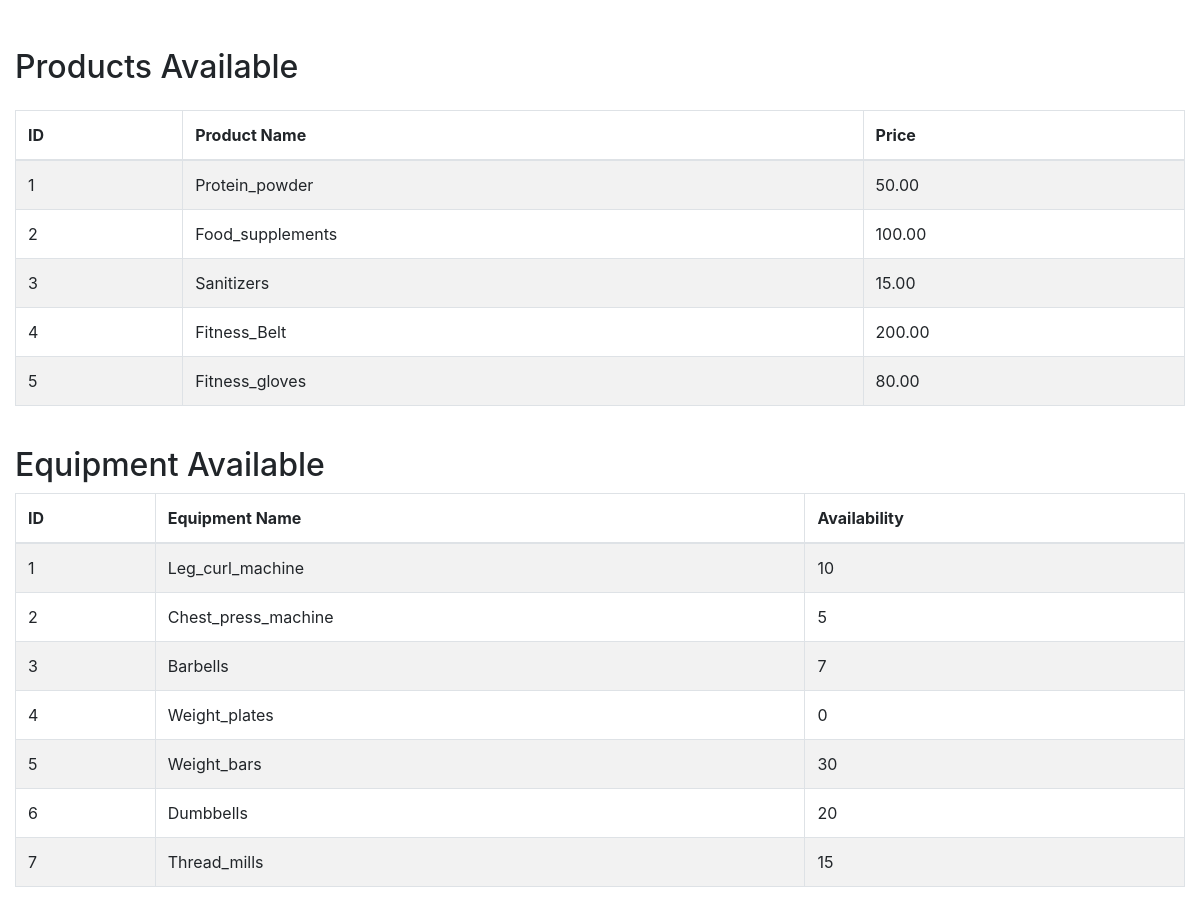
Page /equipment_page.php on the earlier database version.
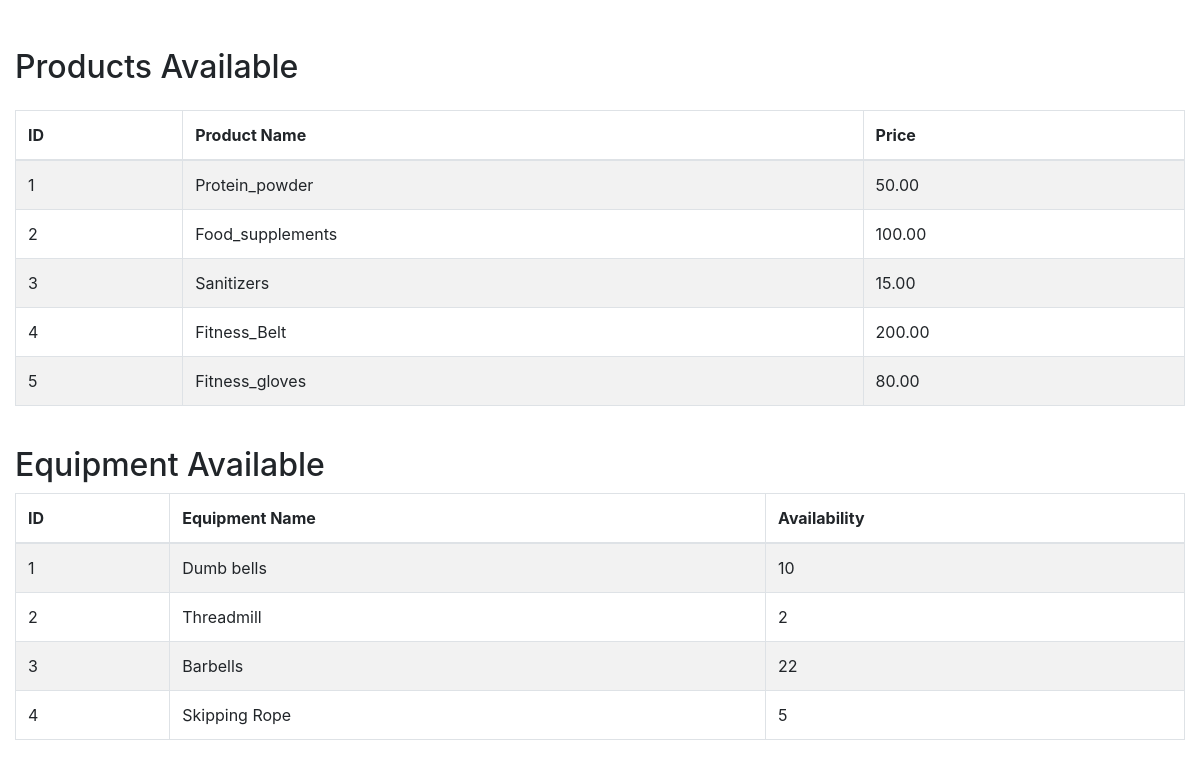
Same page on the later database version.
### tables this page shows
CREATE TABLE `products` (
  `prod_id` int(11) NOT NULL,
  `prod_name` varchar(50) NOT NULL,
  `availablity` int(3) DEFAULT NULL,
  `price` decimal(5,2) NOT NULL
);

CREATE TABLE `equipment` (
  `equip_id` int(11) NOT NULL,
  `equip_name` varchar(60) DEFAULT NULL,
  `availability` int(11) DEFAULT NULL
);

### equipment_page.php (the view, shortened to what this page needs)
<!DOCTYPE html>
<html lang="en">
<head>
    <link rel="stylesheet" href="https://stackpath.bootstrapcdn.com/bootstrap/4.5.2/css/bootstrap.min.css">
    <link rel="stylesheet" href="https://maxcdn.bootstrapcdn.com/font-awesome/4.7.0/css/font-awesome.min.css">
    <link rel="stylesheet" hrefr="Homepage.css">
</head>
<body>
<div class="wrapper" >
        <div class="container-fluid">
            <div class="row">
                <div class="col-md-12">
                    <div class="mt-5 mb-3 clearfix">
                        <h2 class="pull-left">Products Available</h2>
                    </div>
                    <?php
                    require_once "config.php";
                    $sql = "SELECT * FROM products";
                    if($result = mysqli_query($link, $sql)){
                        if(mysqli_num_rows($result) > 0){
                            echo '<table class="table table-bordered table-striped">';
                                echo "<thead>";
                                    echo "<tr>";
                                        echo "<th>ID</th>";
                                        echo "<th>Product Name</th>";
                                        echo "<th>Price</th>";
                                    echo "</tr>";
                                echo "</thead>";
                                echo "<tbody>";
                                while($row = mysqli_fetch_array($result)){
                                    echo "<tr>";
                                        echo "<td>" . $row['prod_id'] . "</td>";
                                        echo "<td>" . $row['prod_name'] . "</td>";
                                        echo "<td>" . $row['price'] . "</td>";
                                    echo "</tr>";
                                }
                                echo "</tbody>";
                            echo "</table>";
                        } else{
                            echo '<div class="alert alert-danger"><em>No records were found.</em></div>';
                        }
                    } else{
                        echo "Oops! Something went wrong. Please try again later.";
                    }
                    ?>
                    <br>
                    <h2 class="pull-left">Equipment Available</h2>
                    <?php
                    $sql = "SELECT * FROM equipment";
                    if($result = mysqli_query($link, $sql)){
                        if(mysqli_num_rows($result) > 0){
                            echo '<table class="table table-bordered table-striped">';
                                echo "<thead>";
                                    echo "<tr>";
                                        echo "<th>ID</th>";
                                        echo "<th>Equipment Name</th>";
                                        echo "<th>Availability</th>";
                                    echo "</tr>";
                                echo "</thead>";
                                echo "<tbody>";
                                while($row = mysqli_fetch_array($result)){
                                    echo "<tr>";
                                        echo "<td>" . $row['equip_id'] . "</td>";
                                        echo "<td>" . $row['equip_name'] . "</td>";
                                        echo "<td>" . $row['availability'] . "</td>";
                                    echo "</tr>";
                                }
                                echo "</tbody>";
                            echo "</table>";
                        } else{
                            echo '<div class="alert alert-danger"><em>No records were found.</em></div>';
                        }
                    } else{
                        echo "Oops! Something went wrong. Please try again later.";
                    }
                    ?>
                </div>
            </div>
        </div>
    </div>
</body>
</html>

Differences in the rows shown:
removed equipment: equip_id "5", equip_name "Weight_bars", availability "30"
removed equipment: equip_id "6", equip_name "Dumbbells", availability "20"
removed equipment: equip_id "7", equip_name "Thread_mills", availability "15"
changed equipment id 1: equip_name "Leg_curl_machine" → "Dumb bells"
changed equipment id 2: equip_name "Chest_press_machine" → "Threadmill"; availability "5" → "2"
changed equipment "Barbells": availability "7" → "22"
changed equipment id 4: equip_name "Weight_plates" → "Skipping Rope"; availability "0" → "5"
